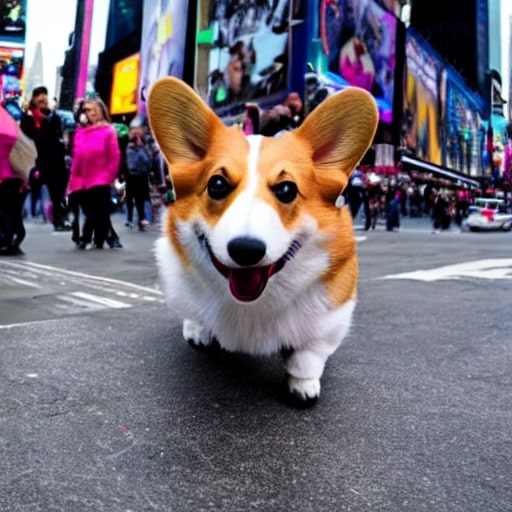
#> input picture 00035.jpg, 512 x 512 px
$ python ds.py
#> lines starting #> are read from the running program, lines starting #| are printed output that depends on the picture
import socket
import random
from PIL import Image
import numpy as np
from math import sqrt


private_key = 0.3

image = Image.open('00035.jpg')
#> image is the input picture: PIL image 512x512 RGB; mean R, G, B 113.5, 106.1, 116.2
img_fft = np.fft.fft2(image, axes=(0,1))
img_abs, img_pha = np.abs(img_fft), np.angle(img_fft)
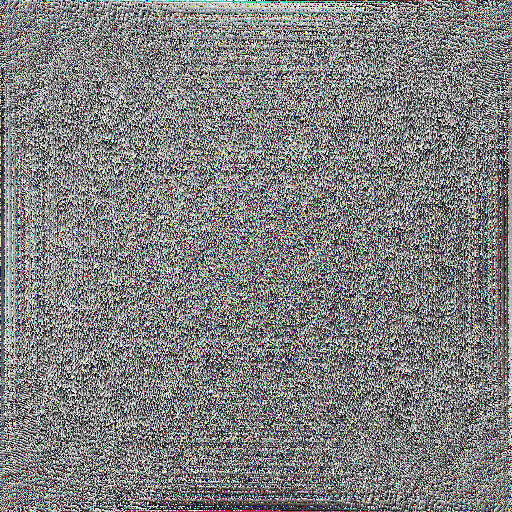
#> img_pha: shape (512, 512, 3) float64; mean of channels 0, 1, 2 2.4e-05, 2.4e-05, 2.4e-05; drawn with min black and max white
# 이미지 변환을 위한 작업
h, w = image.size
#> h = 512; w = 512
h_crop = int(h * sqrt(1.0))
#> h_crop = 512
w_crop = int(w * sqrt(1.0))
#> w_crop = 512
h_start = h // 2 - h_crop // 2
#> h_start = 0
w_start = w // 2 - w_crop // 2
#> w_start = 0


image = np.asarray(image)
image = image.reshape((512,512,3))
print(image[10][10])
#| [53 92 74]

# 보낼 이미지 불러오기
sending_image = Image.open('sending_img.jpg')
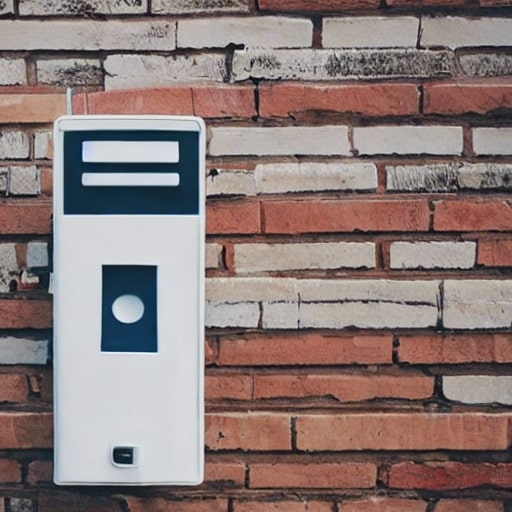
#> input picture sending_img.jpg, 512 x 512 px
#> sending_image is the input picture: PIL image 512x512 RGB; mean R, G, B 139.6, 122.8, 120.2
F_transform = np.fft.fft2(image, axes=(0,1))
SI_abs, SI_pha = np.abs(F_transform), np.angle(F_transform)

# 공유하고 있는 이미지와 private key 사용하여 보낼 이미지 변환
SI_abs_ = np.copy(SI_abs)
SI_abs[h_start:h_start + h_crop, w_start:w_start + w_crop] = \
    private_key * img_abs[h_start:h_start + h_crop, w_start:w_start + w_crop] + (1 - private_key) * SI_abs_[h_start:h_start + h_crop, w_start:w_start + w_crop]


SI_abs = np.fft.ifftshift(SI_abs, axes=(0, 1))
new_img = SI_abs * (np.e ** (1j * SI_pha))
new_img = np.real(np.fft.ifft2(new_img, axes=(0, 1)))
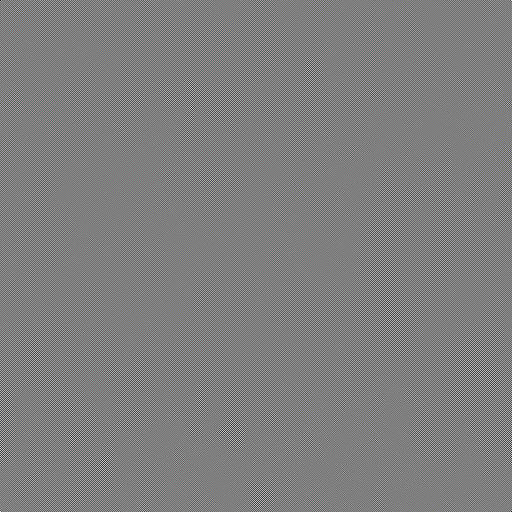
#> new_img: shape (512, 512, 3) float64; mean of channels 0, 1, 2 0, 0, 0; drawn with min black and max white
new_img = np.uint8(np.clip(new_img, 0, 255))
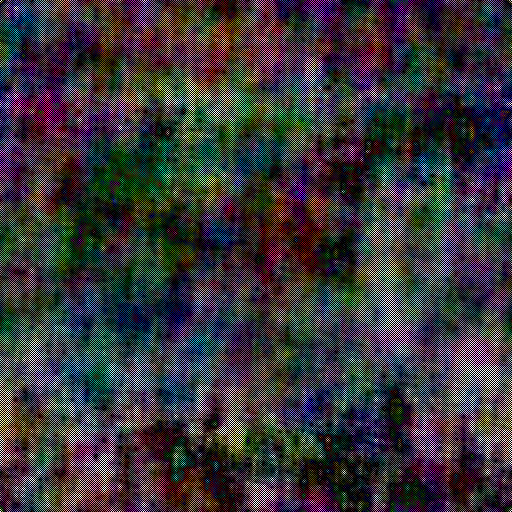
#> new_img: shape (512, 512, 3); mean of channels 0, 1, 2 57.7, 54.5, 59; drawn as R, G, B
print(new_img[10][10])
#| [133  53 184]


F_transform = np.fft.fft2(new_img, axes=(0,1))
abs , pha = np.abs(F_transform), np.angle(F_transform)
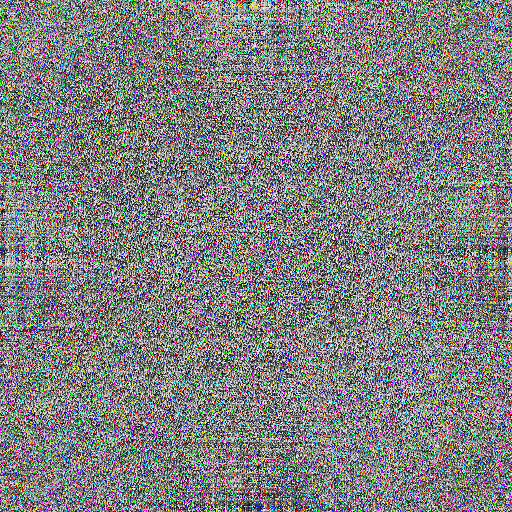
#> pha: shape (512, 512, 3) float64; mean of channels 0, 1, 2 2.4e-05, 2.4e-05, 2.4e-05; drawn with min black and max white

abs_ = np.copy(abs)
abs[h_start:h_start + h_crop, w_start:w_start + w_crop] = \
    private_key * img_abs[h_start:h_start + h_crop, w_start:w_start + w_crop] + (1 - private_key) * abs_[h_start:h_start + h_crop, w_start:w_start + w_crop]

abs = np.fft.ifftshift(abs, axes=(0,1))
nnn = abs * (np.e ** (1j * pha))
nnn = np.real(np.fft.ifft2(nnn, axes=(0,1)))
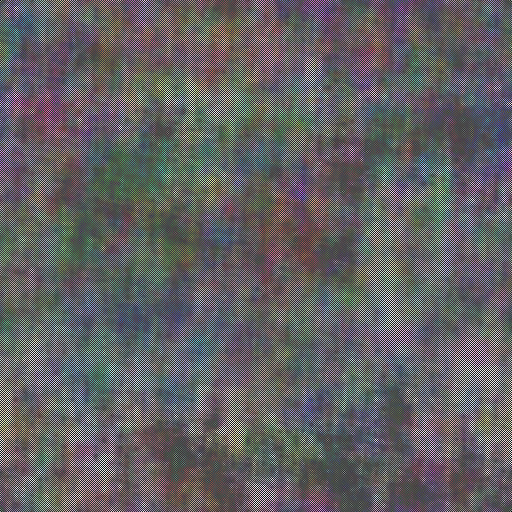
#> nnn: shape (512, 512, 3) float64; mean of channels 0, 1, 2 39.3, 36.9, 40.4; drawn with min black and max white
nnn = np.uint8(np.clip(nnn, 0, 255))
print(nnn[10][10])
#| [135  49 187]
